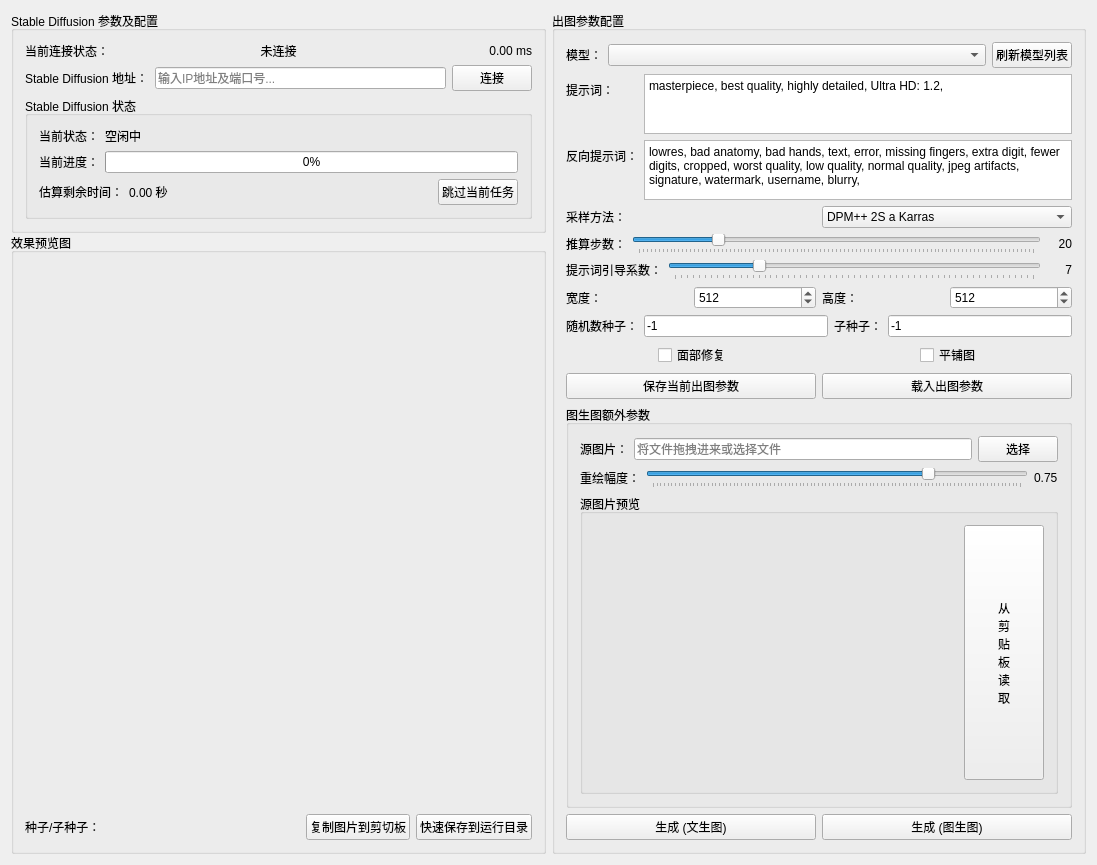
<?xml version="1.0" encoding="UTF-8"?>
<ui version="4.0">
 <class>QtStableDiffusionClass</class>
 <widget class="QMainWindow" name="QtStableDiffusionClass">
  <property name="geometry">
   <rect>
    <x>0</x>
    <y>0</y>
    <width>1097</width>
    <height>865</height>
   </rect>
  </property>
  <property name="windowTitle">
   <string/>
  </property>
  <property name="windowIcon">
   <iconset resource="QtStableDiffusion.qrc">
    <normaloff>:/icon/img/handinputBundle.ico</normaloff>:/icon/img/handinputBundle.ico</iconset>
  </property>
  <widget class="QWidget" name="centralWidget">
   <layout class="QHBoxLayout" name="horizontalLayout_7">
    <item>
     <layout class="QVBoxLayout" name="verticalLayout_4">
      <property name="spacing">
       <number>0</number>
      </property>
      <item>
       <widget class="QGroupBox" name="groupBox">
        <property name="sizePolicy">
         <sizepolicy hsizetype="Preferred" vsizetype="Maximum">
          <horstretch>0</horstretch>
          <verstretch>0</verstretch>
         </sizepolicy>
        </property>
        <property name="title">
         <string>Stable Diffusion 参数及配置</string>
        </property>
        <layout class="QVBoxLayout" name="verticalLayout">
         <property name="spacing">
          <number>5</number>
         </property>
         <item>
          <layout class="QHBoxLayout" name="horizontalLayout_3">
           <item>
            <widget class="QLabel" name="label_2">
             <property name="text">
              <string>当前连接状态：</string>
             </property>
            </widget>
           </item>
           <item>
            <widget class="QLabel" name="label_3">
             <property name="styleSheet">
              <string notr="true">font: 700 9pt &quot;Microsoft YaHei UI&quot;;</string>
             </property>
             <property name="text">
              <string>未连接</string>
             </property>
             <property name="alignment">
              <set>Qt::AlignCenter</set>
             </property>
            </widget>
           </item>
           <item>
            <widget class="QLabel" name="label_4">
             <property name="text">
              <string>0.00 ms</string>
             </property>
             <property name="alignment">
              <set>Qt::AlignRight|Qt::AlignTrailing|Qt::AlignVCenter</set>
             </property>
            </widget>
           </item>
          </layout>
         </item>
         <item>
          <layout class="QHBoxLayout" name="horizontalLayout_2">
           <item>
            <layout class="QHBoxLayout" name="horizontalLayout">
             <item>
              <widget class="QLabel" name="label">
               <property name="text">
                <string>Stable Diffusion 地址：</string>
               </property>
              </widget>
             </item>
             <item>
              <widget class="QLineEdit" name="lineEdit">
               <property name="statusTip">
                <string/>
               </property>
               <property name="inputMask">
                <string/>
               </property>
               <property name="text">
                <string/>
               </property>
               <property name="placeholderText">
                <string>输入IP地址及端口号...</string>
               </property>
              </widget>
             </item>
            </layout>
           </item>
           <item>
            <widget class="QPushButton" name="pushButton">
             <property name="text">
              <string>连接</string>
             </property>
            </widget>
           </item>
          </layout>
         </item>
         <item>
          <widget class="QGroupBox" name="groupBox_2">
           <property name="title">
            <string>Stable Diffusion 状态</string>
           </property>
           <layout class="QVBoxLayout" name="verticalLayout_5">
            <item>
             <layout class="QHBoxLayout" name="horizontalLayout_13">
              <item>
               <widget class="QLabel" name="label_17">
                <property name="sizePolicy">
                 <sizepolicy hsizetype="Maximum" vsizetype="Preferred">
                  <horstretch>0</horstretch>
                  <verstretch>0</verstretch>
                 </sizepolicy>
                </property>
                <property name="text">
                 <string>当前状态：</string>
                </property>
               </widget>
              </item>
              <item>
               <widget class="QLabel" name="label_18">
                <property name="styleSheet">
                 <string notr="true">font: 700 9pt &quot;Microsoft YaHei UI&quot;;</string>
                </property>
                <property name="text">
                 <string>空闲中</string>
                </property>
                <property name="alignment">
                 <set>Qt::AlignLeading|Qt::AlignLeft|Qt::AlignVCenter</set>
                </property>
               </widget>
              </item>
             </layout>
            </item>
            <item>
             <layout class="QHBoxLayout" name="horizontalLayout_14">
              <item>
               <widget class="QLabel" name="label_5">
                <property name="text">
                 <string>当前进度：</string>
                </property>
               </widget>
              </item>
              <item>
               <widget class="QProgressBar" name="progressBar">
                <property name="value">
                 <number>0</number>
                </property>
               </widget>
              </item>
             </layout>
            </item>
            <item>
             <layout class="QHBoxLayout" name="horizontalLayout_15">
              <item>
               <widget class="QLabel" name="label_6">
                <property name="sizePolicy">
                 <sizepolicy hsizetype="Maximum" vsizetype="Preferred">
                  <horstretch>0</horstretch>
                  <verstretch>0</verstretch>
                 </sizepolicy>
                </property>
                <property name="text">
                 <string>估算剩余时间：</string>
                </property>
               </widget>
              </item>
              <item>
               <widget class="QLabel" name="label_7">
                <property name="text">
                 <string>0.00 秒</string>
                </property>
               </widget>
              </item>
              <item>
               <widget class="QPushButton" name="pushButton_6">
                <property name="sizePolicy">
                 <sizepolicy hsizetype="Maximum" vsizetype="Fixed">
                  <horstretch>0</horstretch>
                  <verstretch>0</verstretch>
                 </sizepolicy>
                </property>
                <property name="text">
                 <string>跳过当前任务</string>
                </property>
               </widget>
              </item>
             </layout>
            </item>
           </layout>
          </widget>
         </item>
        </layout>
       </widget>
      </item>
      <item>
       <widget class="QGroupBox" name="groupBox_3">
        <property name="title">
         <string>效果预览图</string>
        </property>
        <layout class="QVBoxLayout" name="verticalLayout_2">
         <property name="spacing">
          <number>0</number>
         </property>
         <item>
          <widget class="QLabel" name="label_8">
           <property name="sizePolicy">
            <sizepolicy hsizetype="Preferred" vsizetype="Expanding">
             <horstretch>0</horstretch>
             <verstretch>0</verstretch>
            </sizepolicy>
           </property>
           <property name="minimumSize">
            <size>
             <width>256</width>
             <height>256</height>
            </size>
           </property>
           <property name="frameShape">
            <enum>QFrame::NoFrame</enum>
           </property>
           <property name="frameShadow">
            <enum>QFrame::Plain</enum>
           </property>
           <property name="text">
            <string/>
           </property>
           <property name="textFormat">
            <enum>Qt::AutoText</enum>
           </property>
          </widget>
         </item>
         <item>
          <layout class="QHBoxLayout" name="horizontalLayout_8">
           <item>
            <widget class="QLabel" name="label_21">
             <property name="sizePolicy">
              <sizepolicy hsizetype="Expanding" vsizetype="Maximum">
               <horstretch>0</horstretch>
               <verstretch>0</verstretch>
              </sizepolicy>
             </property>
             <property name="text">
              <string>种子/子种子：</string>
             </property>
            </widget>
           </item>
           <item>
            <widget class="QPushButton" name="pushButton_3">
             <property name="text">
              <string>复制图片到剪切板</string>
             </property>
            </widget>
           </item>
           <item>
            <widget class="QPushButton" name="pushButton_5">
             <property name="text">
              <string>快速保存到运行目录</string>
             </property>
            </widget>
           </item>
          </layout>
         </item>
        </layout>
       </widget>
      </item>
     </layout>
    </item>
    <item>
     <widget class="QGroupBox" name="groupBox_4">
      <property name="title">
       <string>出图参数配置</string>
      </property>
      <layout class="QVBoxLayout" name="verticalLayout_3">
       <item>
        <layout class="QHBoxLayout" name="horizontalLayout_12">
         <item>
          <widget class="QLabel" name="label_23">
           <property name="sizePolicy">
            <sizepolicy hsizetype="Maximum" vsizetype="Preferred">
             <horstretch>0</horstretch>
             <verstretch>0</verstretch>
            </sizepolicy>
           </property>
           <property name="text">
            <string>模型：</string>
           </property>
          </widget>
         </item>
         <item>
          <widget class="QComboBox" name="comboBox_2"/>
         </item>
         <item>
          <widget class="QPushButton" name="pushButton_4">
           <property name="sizePolicy">
            <sizepolicy hsizetype="Maximum" vsizetype="Fixed">
             <horstretch>0</horstretch>
             <verstretch>0</verstretch>
            </sizepolicy>
           </property>
           <property name="text">
            <string>刷新模型列表</string>
           </property>
          </widget>
         </item>
        </layout>
       </item>
       <item>
        <layout class="QFormLayout" name="formLayout">
         <item row="0" column="0">
          <widget class="QLabel" name="label_9">
           <property name="text">
            <string>提示词：</string>
           </property>
          </widget>
         </item>
         <item row="0" column="1">
          <widget class="QPlainTextEdit" name="plainTextEdit">
           <property name="sizePolicy">
            <sizepolicy hsizetype="Expanding" vsizetype="Maximum">
             <horstretch>0</horstretch>
             <verstretch>0</verstretch>
            </sizepolicy>
           </property>
           <property name="maximumSize">
            <size>
             <width>16777215</width>
             <height>60</height>
            </size>
           </property>
           <property name="plainText">
            <string>masterpiece, best quality, highly detailed, Ultra HD: 1.2,</string>
           </property>
          </widget>
         </item>
         <item row="1" column="0">
          <widget class="QLabel" name="label_14">
           <property name="text">
            <string>反向提示词：</string>
           </property>
          </widget>
         </item>
         <item row="1" column="1">
          <widget class="QPlainTextEdit" name="plainTextEdit_2">
           <property name="sizePolicy">
            <sizepolicy hsizetype="Minimum" vsizetype="Minimum">
             <horstretch>0</horstretch>
             <verstretch>0</verstretch>
            </sizepolicy>
           </property>
           <property name="maximumSize">
            <size>
             <width>16777215</width>
             <height>60</height>
            </size>
           </property>
           <property name="plainText">
            <string>lowres, bad anatomy, bad hands, text, error, missing fingers, extra digit, fewer digits, cropped, worst quality, low quality, normal quality, jpeg artifacts, signature, watermark, username, blurry,</string>
           </property>
          </widget>
         </item>
        </layout>
       </item>
       <item>
        <layout class="QHBoxLayout" name="horizontalLayout_9">
         <item>
          <widget class="QLabel" name="label_19">
           <property name="text">
            <string>采样方法：</string>
           </property>
          </widget>
         </item>
         <item>
          <widget class="QComboBox" name="comboBox">
           <property name="currentIndex">
            <number>15</number>
           </property>
           <item>
            <property name="text">
             <string>Euler</string>
            </property>
           </item>
           <item>
            <property name="text">
             <string>Euler a</string>
            </property>
           </item>
           <item>
            <property name="text">
             <string>LMS</string>
            </property>
           </item>
           <item>
            <property name="text">
             <string>Heun</string>
            </property>
           </item>
           <item>
            <property name="text">
             <string>DPM2</string>
            </property>
           </item>
           <item>
            <property name="text">
             <string>DPM2 a</string>
            </property>
           </item>
           <item>
            <property name="text">
             <string>DPM++ 2S a</string>
            </property>
           </item>
           <item>
            <property name="text">
             <string>DPM++ 2M</string>
            </property>
           </item>
           <item>
            <property name="text">
             <string>DPM++ SDE</string>
            </property>
           </item>
           <item>
            <property name="text">
             <string>DPM++ 2M SDE</string>
            </property>
           </item>
           <item>
            <property name="text">
             <string>DPM fast</string>
            </property>
           </item>
           <item>
            <property name="text">
             <string>DPM adaptive</string>
            </property>
           </item>
           <item>
            <property name="text">
             <string>LMS Karras</string>
            </property>
           </item>
           <item>
            <property name="text">
             <string>DPM2 Karras</string>
            </property>
           </item>
           <item>
            <property name="text">
             <string>DPM2 a Karras</string>
            </property>
           </item>
           <item>
            <property name="text">
             <string>DPM++ 2S a Karras</string>
            </property>
           </item>
           <item>
            <property name="text">
             <string>DPM++ 2M Karras</string>
            </property>
           </item>
           <item>
            <property name="text">
             <string>DPM++ SDE Karras</string>
            </property>
           </item>
           <item>
            <property name="text">
             <string>DPM++ 2M SDE Karras</string>
            </property>
           </item>
           <item>
            <property name="text">
             <string>DDIM</string>
            </property>
           </item>
           <item>
            <property name="text">
             <string>PLMS</string>
            </property>
           </item>
           <item>
            <property name="text">
             <string>UniPC</string>
            </property>
           </item>
          </widget>
         </item>
        </layout>
       </item>
       <item>
        <layout class="QHBoxLayout" name="horizontalLayout_4">
         <item>
          <widget class="QLabel" name="label_10">
           <property name="text">
            <string>推算步数：</string>
           </property>
          </widget>
         </item>
         <item>
          <widget class="QSlider" name="horizontalSlider">
           <property name="maximum">
            <number>100</number>
           </property>
           <property name="value">
            <number>20</number>
           </property>
           <property name="sliderPosition">
            <number>20</number>
           </property>
           <property name="orientation">
            <enum>Qt::Horizontal</enum>
           </property>
           <property name="tickPosition">
            <enum>QSlider::TicksBelow</enum>
           </property>
          </widget>
         </item>
         <item>
          <widget class="QLabel" name="label_11">
           <property name="minimumSize">
            <size>
             <width>25</width>
             <height>0</height>
            </size>
           </property>
           <property name="text">
            <string>20</string>
           </property>
           <property name="alignment">
            <set>Qt::AlignRight|Qt::AlignTrailing|Qt::AlignVCenter</set>
           </property>
          </widget>
         </item>
        </layout>
       </item>
       <item>
        <layout class="QHBoxLayout" name="horizontalLayout_6">
         <item>
          <widget class="QLabel" name="label_15">
           <property name="text">
            <string>提示词引导系数：</string>
           </property>
          </widget>
         </item>
         <item>
          <widget class="QSlider" name="horizontalSlider_2">
           <property name="maximum">
            <number>60</number>
           </property>
           <property name="value">
            <number>14</number>
           </property>
           <property name="sliderPosition">
            <number>14</number>
           </property>
           <property name="orientation">
            <enum>Qt::Horizontal</enum>
           </property>
           <property name="tickPosition">
            <enum>QSlider::TicksBelow</enum>
           </property>
          </widget>
         </item>
         <item>
          <widget class="QLabel" name="label_16">
           <property name="minimumSize">
            <size>
             <width>25</width>
             <height>0</height>
            </size>
           </property>
           <property name="text">
            <string>7</string>
           </property>
           <property name="alignment">
            <set>Qt::AlignRight|Qt::AlignTrailing|Qt::AlignVCenter</set>
           </property>
          </widget>
         </item>
        </layout>
       </item>
       <item>
        <layout class="QHBoxLayout" name="horizontalLayout_5">
         <item>
          <widget class="QLabel" name="label_12">
           <property name="text">
            <string>宽度：</string>
           </property>
          </widget>
         </item>
         <item>
          <widget class="QSpinBox" name="spinBox">
           <property name="minimum">
            <number>256</number>
           </property>
           <property name="maximum">
            <number>2048</number>
           </property>
           <property name="singleStep">
            <number>8</number>
           </property>
           <property name="value">
            <number>512</number>
           </property>
          </widget>
         </item>
         <item>
          <widget class="QLabel" name="label_13">
           <property name="text">
            <string>高度：</string>
           </property>
          </widget>
         </item>
         <item>
          <widget class="QSpinBox" name="spinBox_2">
           <property name="minimum">
            <number>256</number>
           </property>
           <property name="maximum">
            <number>2048</number>
           </property>
           <property name="singleStep">
            <number>8</number>
           </property>
           <property name="value">
            <number>512</number>
           </property>
          </widget>
         </item>
        </layout>
       </item>
       <item>
        <layout class="QHBoxLayout" name="horizontalLayout_10">
         <item>
          <widget class="QLabel" name="label_20">
           <property name="text">
            <string>随机数种子：</string>
           </property>
          </widget>
         </item>
         <item>
          <widget class="QLineEdit" name="lineEdit_2">
           <property name="inputMethodHints">
            <set>Qt::ImhNone</set>
           </property>
           <property name="text">
            <string>-1</string>
           </property>
           <property name="echoMode">
            <enum>QLineEdit::Normal</enum>
           </property>
           <property name="cursorMoveStyle">
            <enum>Qt::LogicalMoveStyle</enum>
           </property>
          </widget>
         </item>
         <item>
          <widget class="QLabel" name="label_22">
           <property name="text">
            <string>子种子：</string>
           </property>
          </widget>
         </item>
         <item>
          <widget class="QLineEdit" name="lineEdit_3">
           <property name="text">
            <string>-1</string>
           </property>
          </widget>
         </item>
        </layout>
       </item>
       <item>
        <layout class="QHBoxLayout" name="horizontalLayout_11">
         <item>
          <spacer name="horizontalSpacer_4">
           <property name="orientation">
            <enum>Qt::Horizontal</enum>
           </property>
           <property name="sizeHint" stdset="0">
            <size>
             <width>40</width>
             <height>20</height>
            </size>
           </property>
          </spacer>
         </item>
         <item>
          <widget class="QCheckBox" name="checkBox">
           <property name="text">
            <string>面部修复</string>
           </property>
          </widget>
         </item>
         <item>
          <spacer name="horizontalSpacer_3">
           <property name="orientation">
            <enum>Qt::Horizontal</enum>
           </property>
           <property name="sizeHint" stdset="0">
            <size>
             <width>40</width>
             <height>20</height>
            </size>
           </property>
          </spacer>
         </item>
         <item>
          <spacer name="horizontalSpacer_6">
           <property name="orientation">
            <enum>Qt::Horizontal</enum>
           </property>
           <property name="sizeHint" stdset="0">
            <size>
             <width>40</width>
             <height>20</height>
            </size>
           </property>
          </spacer>
         </item>
         <item>
          <widget class="QCheckBox" name="checkBox_2">
           <property name="text">
            <string>平铺图</string>
           </property>
          </widget>
         </item>
         <item>
          <spacer name="horizontalSpacer_5">
           <property name="orientation">
            <enum>Qt::Horizontal</enum>
           </property>
           <property name="sizeHint" stdset="0">
            <size>
             <width>40</width>
             <height>20</height>
            </size>
           </property>
          </spacer>
         </item>
        </layout>
       </item>
       <item>
        <layout class="QHBoxLayout" name="horizontalLayout_20">
         <item>
          <widget class="QPushButton" name="pushButton_10">
           <property name="text">
            <string>保存当前出图参数</string>
           </property>
          </widget>
         </item>
         <item>
          <widget class="QPushButton" name="pushButton_11">
           <property name="text">
            <string>载入出图参数</string>
           </property>
          </widget>
         </item>
        </layout>
       </item>
       <item>
        <widget class="QGroupBox" name="groupBox_5">
         <property name="title">
          <string>图生图额外参数</string>
         </property>
         <layout class="QVBoxLayout" name="verticalLayout_7">
          <item>
           <layout class="QHBoxLayout" name="horizontalLayout_17">
            <item>
             <widget class="QLabel" name="label_24">
              <property name="text">
               <string>源图片：</string>
              </property>
             </widget>
            </item>
            <item>
             <widget class="QLineEdit" name="lineEdit_4">
              <property name="inputMask">
               <string/>
              </property>
              <property name="maxLength">
               <number>32767</number>
              </property>
              <property name="cursorPosition">
               <number>0</number>
              </property>
              <property name="placeholderText">
               <string>将文件拖拽进来或选择文件</string>
              </property>
             </widget>
            </item>
            <item>
             <widget class="QPushButton" name="pushButton_8">
              <property name="sizePolicy">
               <sizepolicy hsizetype="Maximum" vsizetype="Fixed">
                <horstretch>0</horstretch>
                <verstretch>0</verstretch>
               </sizepolicy>
              </property>
              <property name="text">
               <string>选择</string>
              </property>
             </widget>
            </item>
           </layout>
          </item>
          <item>
           <layout class="QHBoxLayout" name="horizontalLayout_18">
            <item>
             <widget class="QLabel" name="label_25">
              <property name="text">
               <string>重绘幅度：</string>
              </property>
             </widget>
            </item>
            <item>
             <widget class="QSlider" name="horizontalSlider_3">
              <property name="maximum">
               <number>100</number>
              </property>
              <property name="value">
               <number>75</number>
              </property>
              <property name="tracking">
               <bool>true</bool>
              </property>
              <property name="orientation">
               <enum>Qt::Horizontal</enum>
              </property>
              <property name="tickPosition">
               <enum>QSlider::TicksBelow</enum>
              </property>
             </widget>
            </item>
            <item>
             <widget class="QLabel" name="label_26">
              <property name="text">
               <string>0.75</string>
              </property>
             </widget>
            </item>
           </layout>
          </item>
          <item>
           <widget class="QGroupBox" name="groupBox_6">
            <property name="sizePolicy">
             <sizepolicy hsizetype="Preferred" vsizetype="Minimum">
              <horstretch>0</horstretch>
              <verstretch>0</verstretch>
             </sizepolicy>
            </property>
            <property name="title">
             <string>源图片预览</string>
            </property>
            <layout class="QHBoxLayout" name="horizontalLayout_19">
             <property name="spacing">
              <number>0</number>
             </property>
             <item>
              <widget class="QLabel" name="label_27">
               <property name="sizePolicy">
                <sizepolicy hsizetype="Preferred" vsizetype="Expanding">
                 <horstretch>0</horstretch>
                 <verstretch>0</verstretch>
                </sizepolicy>
               </property>
               <property name="minimumSize">
                <size>
                 <width>128</width>
                 <height>128</height>
                </size>
               </property>
               <property name="text">
                <string/>
               </property>
              </widget>
             </item>
             <item>
              <widget class="QPushButton" name="pushButton_9">
               <property name="sizePolicy">
                <sizepolicy hsizetype="Maximum" vsizetype="Minimum">
                 <horstretch>0</horstretch>
                 <verstretch>0</verstretch>
                </sizepolicy>
               </property>
               <property name="text">
                <string>从
剪
贴
板
读
取</string>
               </property>
              </widget>
             </item>
            </layout>
           </widget>
          </item>
         </layout>
        </widget>
       </item>
       <item>
        <layout class="QHBoxLayout" name="horizontalLayout_16">
         <item>
          <widget class="QPushButton" name="pushButton_2">
           <property name="text">
            <string>生成 (文生图)</string>
           </property>
          </widget>
         </item>
         <item>
          <widget class="QPushButton" name="pushButton_7">
           <property name="text">
            <string>生成 (图生图)</string>
           </property>
          </widget>
         </item>
        </layout>
       </item>
      </layout>
     </widget>
    </item>
   </layout>
  </widget>
 </widget>
 <layoutdefault spacing="6" margin="11"/>
 <resources>
  <include location="QtStableDiffusion.qrc"/>
 </resources>
 <connections/>
</ui>
